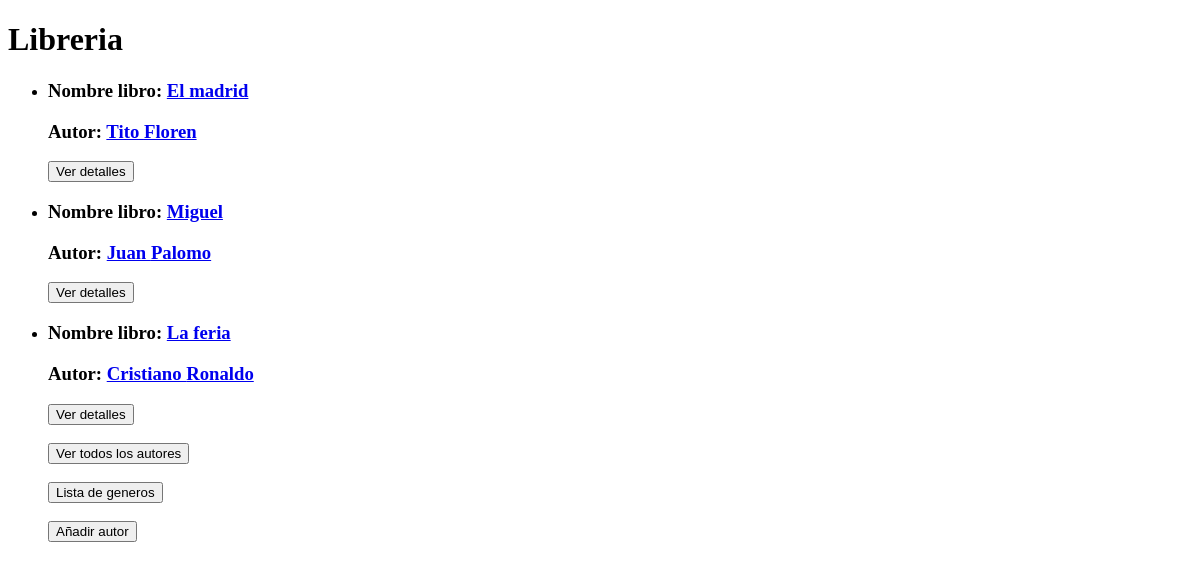
Before: / with the older database file.
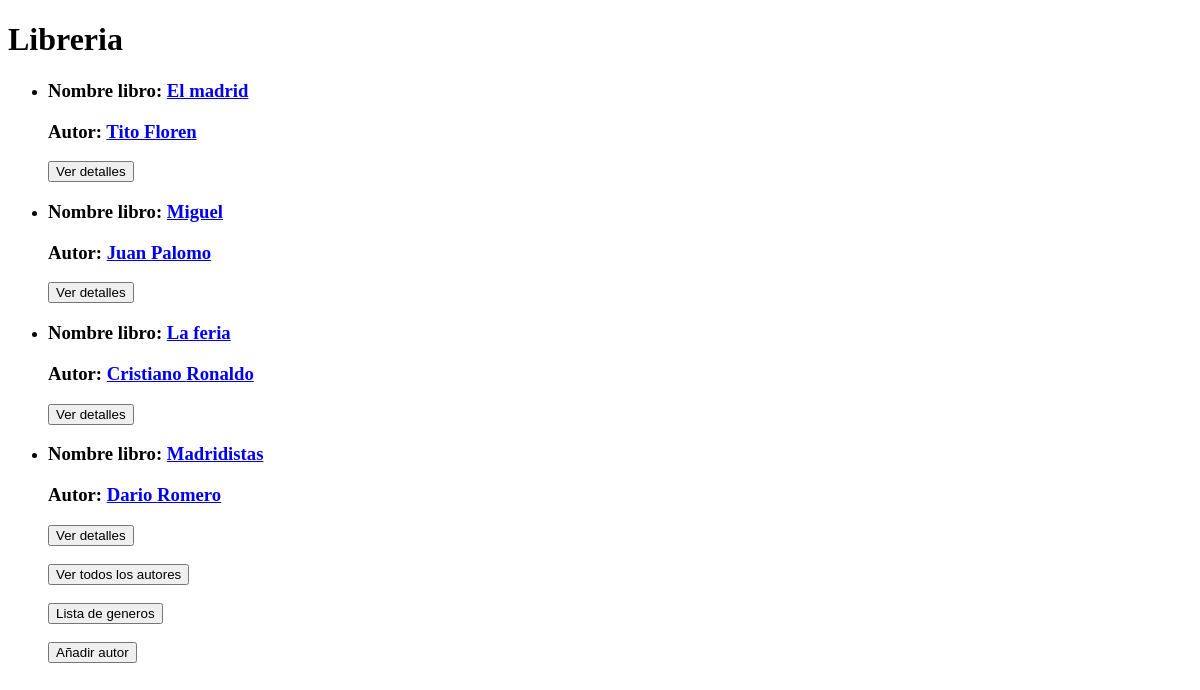
After: the same page with the newer database file.
### books/models.py (models this page shows, shortened)
class Book(models.Model):
    title = models.CharField(max_length=100)
    author = models.ManyToManyField(Author)
    genre = models.ForeignKey('Genre', on_delete=models.CASCADE)
    publish_date = models.DateField()
    summary = models.TextField()

class Author(models.Model):
    first_name = models.CharField(max_length=100)
    last_name = models.CharField(max_length=100)
    birth_date= models.DateField()

### books/views.py (the view)
# urls.py: path('', views.index, name='index'),
def index(request):
    book = Book.objects.all()
    return render(request, "books/index.html", {"books": book})

### books/templates/books/index.html (shortened to what this page needs)
<!DOCTYPE html>
<html lang="en">
<head>
</head>
<body>
<h1>Libreria</h1>
<ul>
    {% for book in books %}
        <li>
            <h3>Nombre libro: <a href="{% url 'book_detail' book.id %}">{{ book.title }}</a></h3>
            <h3>Autor:{% for author in book.author.all %}
                <a href="{% url 'author_detail' author.id %}">{{ author.first_name }} {{ author.last_name }}</a>
            {% endfor %}</h3>
            <form action="{% url 'book_detail' book.id %}" method="get">
                <button type="submit">Ver detalles</button>
            </form>
        </li>
    {% endfor %}
    <br>
    <form action="{% url 'author_list' %}" method="get">
        <button type="submit">Ver todos los autores</button>
    </form>
    <br>
    <form action="{% url 'genre_list' %}" method="get">
        <button type="submit">Lista de generos</button>
    </form>
    <br>
    <form action="{% url 'add_author' %}" method="get">
        <button type="submit">Añadir autor</button>
    </form>
</ul>
</body>
</html>

Changed rows visible on the page:
added Book: title "Madridistas"
added Author: first_name "Dario", last_name "Romero", shown under "Madridistas"
